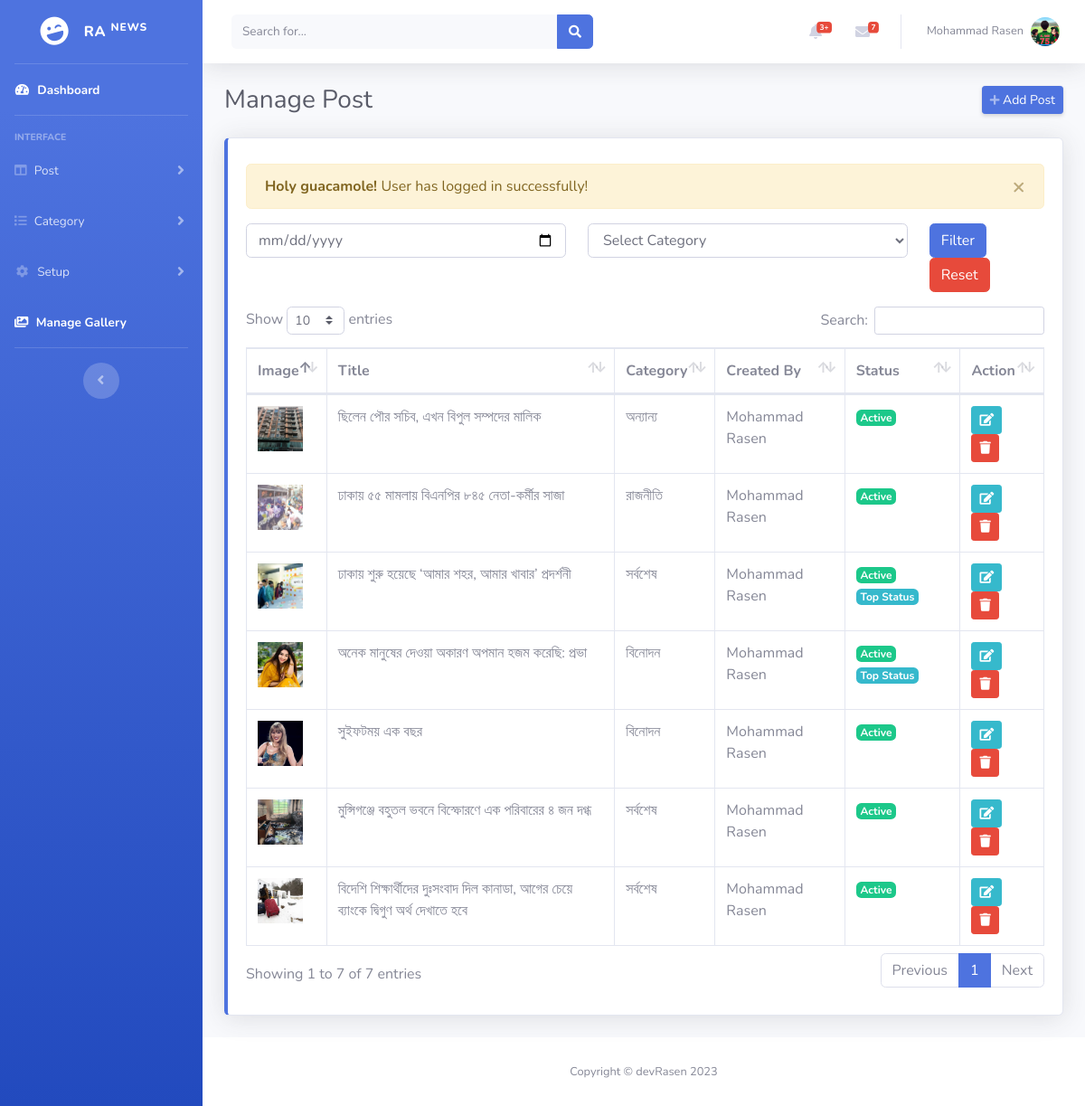
Page /RaNews/views/admin/manage-post.php (signed in) on the committed database.
### tables this page shows
CREATE TABLE `posts` (
  `id` int NOT NULL,
  `title` varchar(191) NOT NULL,
  `title_slug` varchar(191) NOT NULL,
  `image` varchar(191) DEFAULT NULL,
  `category_id` int NOT NULL,
  `description` longtext NOT NULL,
  `tags` mediumtext,
  `created_by_id` int NOT NULL,
  `status` tinyint(1) NOT NULL DEFAULT '0' COMMENT '0=active; 1= disabled',
  `top_status` tinyint(1) NOT NULL DEFAULT '0',
  `total_views` int NOT NULL,
  `updated_at` datetime NOT NULL,
  `created_at` datetime NOT NULL DEFAULT CURRENT_TIMESTAMP
);

CREATE TABLE `categories` (
  `id` int NOT NULL,
  `name` varchar(191) NOT NULL,
  `name_slug` varchar(191) NOT NULL,
  `short_desc` mediumtext,
  `sort` int NOT NULL,
  `status` tinyint(1) NOT NULL DEFAULT '0' COMMENT '0=active; 1=disabled',
  `created_at` datetime NOT NULL DEFAULT CURRENT_TIMESTAMP
);

CREATE TABLE `users` (
  `id` int NOT NULL,
  `name` varchar(191) NOT NULL,
  `email` varchar(191) NOT NULL,
  `phone` varchar(191) DEFAULT NULL,
  `image` varchar(191) DEFAULT NULL,
  `password` varchar(191) NOT NULL,
  `type` tinyint(1) NOT NULL DEFAULT '0' COMMENT '0=user; 1=admin',
  `status` tinyint(1) NOT NULL DEFAULT '0' COMMENT '0=active; 1=banned',
  `created_at` datetime NOT NULL DEFAULT CURRENT_TIMESTAMP
);

### RaNews/views/admin/manage-post.php (the view, shortened to what this page needs)
<?php
include('../includes/admin/header.php');
include('../includes/admin/sidebar.php');
include('../includes/admin/topbar.php');
?>
<div class="container-fluid">
    <div class="d-sm-flex align-items-center justify-content-between mb-4">
        <h1 class="h3 mb-0 text-gray-800">Manage Post</h1>
        <a href="add-post.php" class="d-none d-sm-inline-block btn btn-sm btn-primary shadow-sm"><i
                class="fas fa-plus fa-sm text-white-50"></i> Add Post</a>
    </div>
    <div class="row">
        <div class="col-xl-12 mb-4">
            <div class="card border-left-primary shadow h-100 py-2">
                <div class="card-body">
                    <form action="" method="GET" class="pb-3">
                        <div class="row">
                            <div class="col-md-5">
                                <input type="date" name="date" class="form-control"
                                    value="<?= isset($_GET['date']) == true ? $_GET['date'] : '' ?>">
                            </div>
                            <div class="col-md-5">
                                <select name="category_id" class="form-control">
                                    <option value="">Select Category</option>
                                </select>
                            </div>
                            <div class="col-md-2">
                                <button type="submit" class="btn btn-primary">Filter</button>
                                <a href="manage-post.php" class="btn btn-danger">Reset</a>
                            </div>
                        </div>
                    </form>
                    <div class="table-responsive">
                        <table class="table table-bordered table-hover" id="dataTable" width="100%" cellspacing="0">
                            <thead>
                                <tr>
                                    <th>Image</th>
                                    <th>Title</th>
                                    <th>Category</th>
                                    <th>Created By</th>
                                    <th>Status</th>
                                    <th>Action</th>
                                </tr>
                            </thead>
                            <tbody>
                                <?php
                                if (isset($_GET['date']) || isset($_GET['category_id'])) {
                                    $postDate = validate($_GET['date']);
                                    if ($postDate) {
                                        $startDate = date('Y-m-d H:i:s', strtotime($postDate));
                                        $endDate = date('Y-m-d H:i:s', strtotime($postDate . ' +1 day'));
                                    }
                                    $categoryId = validate($_GET['category_id']);
                                    if ($postDate != '' && $categoryId != '') {
                                        $postQuery = "SELECT p.id as postId, p.image as postImage, p.status as postStatus, c.name as categoryName, u.name as userName, p.*, c.*, u.* FROM posts as p, categories as c, users as u WHERE c.id = p.category_id AND p.created_by_id = u.id AND p.created_at BETWEEN '$startDate' AND '$endDate' AND p.category_id='$categoryId' ORDER BY p.id DESC";
                                    } elseif ($postDate != '' && $categoryId == '') {
                                        $postQuery = "SELECT p.id as postId, p.image as postImage, p.status as postStatus, c.name as categoryName, u.name as userName, p.*, c.*, u.* FROM posts as p, categories as c, users as u WHERE c.id = p.category_id AND p.created_by_id = u.id AND p.created_at BETWEEN '$startDate' AND '$endDate' ORDER BY p.id DESC";
                                    } else {
                                        $postQuery = "SELECT p.id as postId, p.image as postImage, p.status as postStatus, c.name as categoryName, u.name as userName, p.*, c.*, u.* FROM posts as p, categories as c, users as u WHERE c.id = p.category_id AND p.created_by_id = u.id AND p.category_id='$categoryId' ORDER BY p.id DESC";
                                    }
                                } else {
                                    $postQuery = "SELECT p.id as postId, p.image as postImage, p.status as postStatus, c.name as categoryName, u.name as userName, p.*, c.*, u.* FROM posts as p, categories as c, users as u WHERE c.id = p.category_id AND p.created_by_id = u.id ORDER BY p.id DESC";
                                }
                                $postsRes = mysqli_query($conn, $postQuery);
                                if (mysqli_num_rows($postsRes) > 0) {
                                    foreach ($postsRes as $item):
                                        ?>
                                        <tr>
                                            <td><img src="../../<?= $item['postImage'] != "NULL" ? $item['postImage'] : 'assets/admin/img/no-photo.jpg' ?>"
                                                    alt="image" style="width: 50px; height: 50px; object-fit: cover;"></td>
                                            <td>
                                                <?= $item['title'] ?>
                                            </td>
                                            <td>
                                                <?= $item['categoryName'] ?>
                                            </td>
                                            <td>
                                                <?= $item['userName'] ?>
                                            </td>
                                            <td>
                                                <?= $item['postStatus'] == 0 ? '<span class="text-white badge bg-success">Active</span>' : '<span class="text-white badge bg-danger">Disabled</span>' ?>
                                                <?= $item['top_status'] == 1 ? '<span class="text-white badge bg-info">Top Status</span>' : '' ?>
                                            </td>
                                            <td>
                                                <a href="edit-post.php?id=<?= $item['postId'] ?>" class="btn btn-sm btn-info">
                                                    <i class="fas fa-edit"></i>
                                                </a>
                                                <button type="button" value="<?= $item['postId'] ?>"
                                                    class="btn btn-sm btn-danger postDeleteBtn">
                                                    <i class="fas fa-trash"></i>
                                                </button>
                                            </td>
                                        </tr>
                                        <?php
                                    endforeach;
                                } else {
                                    ?>
                                    <tr>
                                        <td class="text-center" colspan="6">No data found!</td>
                                    </tr>
                                    <?php
                                }
                                ?>
                            </tbody>
                        </table>
                    </div>
                </div>
            </div>
        </div>
    </div>
</div>
<?php include('../includes/admin/footer.php'); ?>

### rows in the picture
posts: image (picture), title "ছিলেন পৌর সচিব, এখন বিপুল সম্পদের মালিক", category.name "অন্যান্য", users.name "Mohammad Rasen", status "Active", $item['postId'] 24 (drawn)
posts: image (picture), title "ঢাকায় ৫৫ মামলায় বিএনপির ৮৪৫ নেতা-কর্মীর সাজা", category.name "রাজনীতি", users.name "Mohammad Rasen", status "Active", $item['postId'] 23 (drawn)
posts: image (picture), title "ঢাকায় শুরু হয়েছে ‘আমার শহর, আমার খাবার’ প্রদর্শনী", category.name "সর্বশেষ", users.name "Mohammad Rasen", status "Active", top_status "Top Status", $item['postId'] 22 (drawn)
posts: image (picture), title "অনেক মানুষের দেওয়া অকারণ অপমান হজম করেছি: প্রভা", category.name "বিনোদন", users.name "Mohammad Rasen", status "Active", top_status "Top Status", $item['postId'] 21 (drawn)
posts: image (picture), title "সুইফটময় এক বছর", category.name "বিনোদন", users.name "Mohammad Rasen", status "Active", $item['postId'] 20 (drawn)
posts: image (picture), title "মুন্সিগঞ্জে বহুতল ভবনে বিস্ফোরণে এক পরিবারের ৪ জন দগ্ধ", category.name "সর্বশেষ", users.name "Mohammad Rasen", status "Active", $item['postId'] 19 (drawn)
posts: image (picture), title "বিদেশি শিক্ষার্থীদের দুঃসংবাদ দিল কানাডা, আগের চেয়ে ব্যাংকে দ্বিগুণ অর্থ দেখাতে হবে", category.name "সর্বশেষ", users.name "Mohammad Rasen", status "Active", $item['postId'] 18 (drawn)

### other values in the picture
$_SESSION['loggedInUser']['name'] "Mohammad Rasen"
$_SESSION['status'] "User has logged in successfully!"
